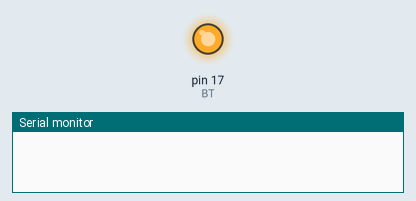
Simulated run of this sketch. Board: Arduino Uno, built with avr-gcc and run on an emulated ATmega328P. Parts: output pins drawn as LEDs (lit = HIGH), the last lines printed to the serial monitor.

Above: at 0.1 s.
At 9.6 s:
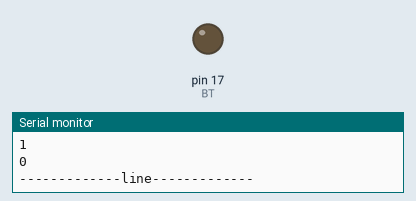
Timing chart, 0 to 11.1 s (numbered marks = the images above):
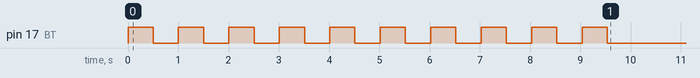

The sketch:

lab4.3.ino
```cpp
int BT = 17;

void setup() {
    Serial.begin(115200);
    pinMode(BT, OUTPUT);

    for (int i = 0; i < 10; i++) {

        digitalWrite(BT, HIGH);
        delay(500);

        digitalWrite(BT, LOW);
        delay(500);

    for(int countu = 1; countu <= 10; countu++) {
    if(countu == 5){
      break;
    }
    Serial.println(countu);
    }
    Serial.println("-------------line-------------");
    for(int countd = 10; countd >= 0; countd--) {
       if(countd == 7){
      continue;
    }
    Serial.println(countd);
    }
    Serial.println("-------------line-------------");
}
}

// ความแตกต่างของ continue และ break คือ
// continue ห้ามแล้วนับต่อ
// break ห้ามแล้วจะไม่นับต่อ
void loop() {
  // put your main code here, to run repeatedly:

}
```
